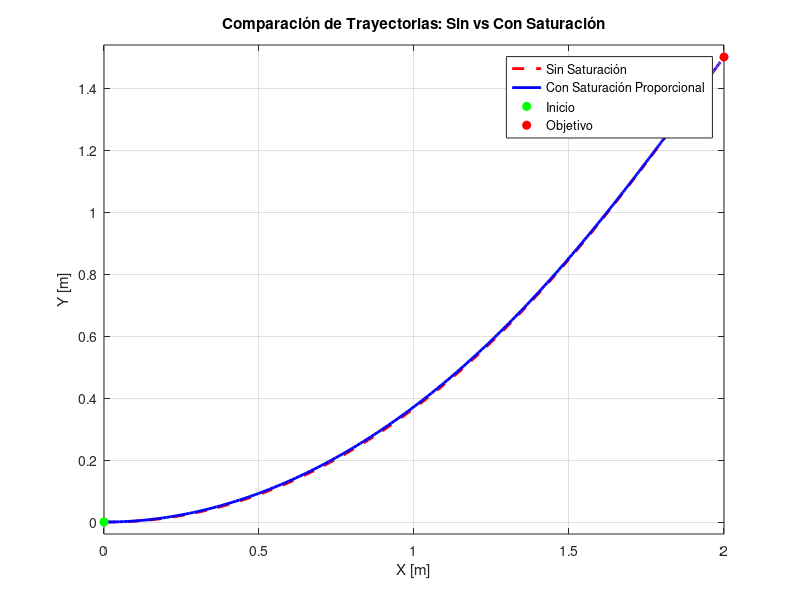
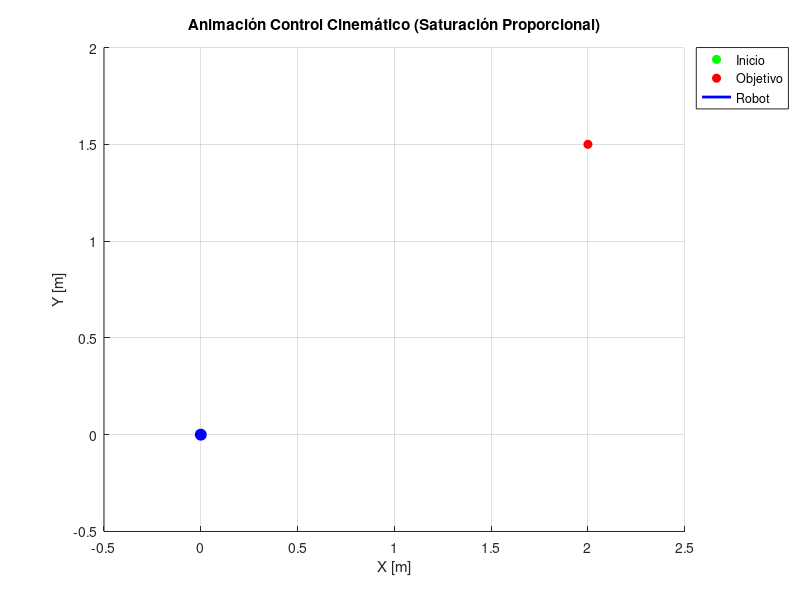

Reproduce these figures in MATLAB, in order. (Note: this script raises an error after producing the figures.)
clear; clc; close all;

% 1. Parámetros del robot y simulación
r = 0.06;         % Radio de rueda [m]
L = 0.37;         % Distancia entre ruedas [m]
dt = 0.02;        % Paso de tiempo [s]
T_max = 20;       % Tiempo máximo [s]
t = 0:dt:T_max;

% 2. Parámetros del controlador (según la tabla del reporte)
kp = 0.8;
k_theta = 2.5;
tol = 0.02;       % Tolerancia de llegada [m]
w_max = 12.0;     % theta_dot_max [rad/s]

% 3. Condiciones iniciales y objetivo
x0 = 0; y0 = 0; theta0 = 0;
xg = 2.0; yg = 1.5; thetag = pi/4;  % Ajusta a tu punto objetivo asignado

N = length(t);

%% ========================================================================
%  SIMULACIÓN 1: SIN SATURACIÓN
%  ========================================================================
q_sin = zeros(3, N);
q_sin(:,1) = [x0; y0; theta0];
wD_sin = zeros(1, N); wI_sin = zeros(1, N);
u_sin = zeros(1, N);  w_sin = zeros(1, N);
err_pos_sin = zeros(1, N); err_ang_sin = zeros(1, N);
t_llegada_sin = T_max;

for k = 1:N-1
    x = q_sin(1,k); y = q_sin(2,k); th = q_sin(3,k);
    
    dx = xg - x; dy = yg - y;
    rho = sqrt(dx^2 + dy^2);
    err_pos_sin(k) = rho;
    
    if rho < tol && t_llegada_sin == T_max
        t_llegada_sin = t(k);
    end
    if rho < tol
        q_sin(:, k+1:end) = repmat(q_sin(:,k), 1, N-k);
        break;
    end
    
    alpha = atan2(dy, dx) - th;
    alpha = atan2(sin(alpha), cos(alpha)); % Normalizar
    err_ang_sin(k) = alpha;
    
    % Control
    u = kp * rho;
    w = k_theta * alpha;
    
    % Velocidades de ruedas
    wD = (u + (w * L / 2)) / r;
    wI = (u - (w * L / 2)) / r;
    
    wD_sin(k) = wD; wI_sin(k) = wI;
    u_sin(k) = u;   w_sin(k) = w;
    
    % Integración
    q_sin(1, k+1) = q_sin(1,k) + u * cos(th) * dt;
    q_sin(2, k+1) = q_sin(2,k) + u * sin(th) * dt;
    q_sin(3, k+1) = q_sin(3,k) + w * dt;
end

%% ========================================================================
%  SIMULACIÓN 2: CON SATURACIÓN PROPORCIONAL
%  ========================================================================
q_con = zeros(3, N);
q_con(:,1) = [x0; y0; theta0];
wD_con = zeros(1, N); wI_con = zeros(1, N);
u_con = zeros(1, N);  w_con = zeros(1, N);
err_pos_con = zeros(1, N); err_ang_con = zeros(1, N);
t_llegada_con = T_max;

for k = 1:N-1
    x = q_con(1,k); y = q_con(2,k); th = q_con(3,k);
    
    dx = xg - x; dy = yg - y;
    rho = sqrt(dx^2 + dy^2);
    err_pos_con(k) = rho;
    
    if rho < tol && t_llegada_con == T_max
        t_llegada_con = t(k);
    end
    if rho < tol
        q_con(:, k+1:end) = repmat(q_con(:,k), 1, N-k);
        break;
    end
    
    alpha = atan2(dy, dx) - th;
    alpha = atan2(sin(alpha), cos(alpha));
    err_ang_con(k) = alpha;
    
    % Control sin saturar
    u = kp * rho;
    w = k_theta * alpha;
    
    wD = (u + (w * L / 2)) / r;
    wI = (u - (w * L / 2)) / r;
    
    % --- SATURACIÓN PROPORCIONAL ---
    max_solicitado = max(abs([wD, wI]));
    if max_solicitado > w_max
        factor = w_max / max_solicitado;
        wD = wD * factor;
        wI = wI * factor;
    end
    
    % Recalcular velocidades lineales y angulares reales
    u_sat = (r/2) * (wD + wI);
    w_sat = (r/L) * (wD - wI);
    
    wD_con(k) = wD; wI_con(k) = wI;
    u_con(k) = u_sat; w_con(k) = w_sat;
    
    % Integración
    q_con(1, k+1) = q_con(1,k) + u_sat * cos(th) * dt;
    q_con(2, k+1) = q_con(2,k) + u_sat * sin(th) * dt;
    q_con(3, k+1) = q_con(3,k) + w_sat * dt;
end

%% ========================================================================
%  DESPLIEGUE DE RESULTADOS PARA LA TABLA 8.2
%  ========================================================================
disp('======================================================');
disp('            TABLA 8.2 COMPARACIÓN DE DESEMPEÑO        ');
disp('======================================================');
fprintf('Error final (m):          Sin: %.4f | Con: %.4f\n', err_pos_sin(end-1), err_pos_con(end-1));
fprintf('Tiempo de llegada (s):    Sin: %.2f   | Con: %.2f\n', t_llegada_sin, t_llegada_con);
fprintf('wD maxima (rad/s):        Sin: %.2f  | Con: %.2f\n', max(abs(wD_sin)), max(abs(wD_con)));
fprintf('wI maxima (rad/s):        Sin: %.2f  | Con: %.2f\n', max(abs(wI_sin)), max(abs(wI_con)));

%% ========================================================================
%  GRÁFICA COMPARATIVA (Resultados 8.1 - Ítem 8)
%  ========================================================================
figure(1);
plot(q_sin(1,:), q_sin(2,:), 'r--', 'LineWidth', 2); hold on;
plot(q_con(1,:), q_con(2,:), 'b-', 'LineWidth', 2);
plot(x0, y0, 'go', 'MarkerFaceColor', 'g');
plot(xg, yg, 'ro', 'MarkerFaceColor', 'r');
grid on; axis equal;
title('Comparación de Trayectorias: Sin vs Con Saturación');
xlabel('X [m]'); ylabel('Y [m]');
legend('Sin Saturación', 'Con Saturación Proporcional', 'Inicio', 'Objetivo');

%% ========================================================================
%  GENERACIÓN DE ANIMACIÓN GIF (control_cinematico.gif)
%  ========================================================================
gifFilename = 'control_cinematico.gif';
figAnim = figure(2);
set(figAnim, 'Position', [100, 100, 750, 600]);

hold on; grid on; axis equal;
xlabel('X [m]'); ylabel('Y [m]');
title('Animación Control Cinemático (Saturación Proporcional)');

margin = 0.5;
xlim([min([q_con(1,:), xg]) - margin, max([q_con(1,:), xg]) + margin]);
ylim([min([q_con(2,:), yg]) - margin, max([q_con(2,:), yg]) + margin]);

plot(x0, y0, 'go', 'MarkerFaceColor', 'g', 'DisplayName', 'Inicio');
plot(xg, yg, 'ro', 'MarkerFaceColor', 'r', 'DisplayName', 'Objetivo');

hPath = plot(nan, nan, 'b-', 'LineWidth', 2, 'DisplayName', 'Robot');
hRobot = plot(nan, nan, 'bo', 'MarkerFaceColor', 'b', 'MarkerSize', 8, 'HandleVisibility', 'off');

legend('Location', 'bestoutside');
paso_frame = 3;

for k = 1:paso_frame:N
    set(hPath, 'XData', q_con(1, 1:k), 'YData', q_con(2, 1:k));
    set(hRobot, 'XData', q_con(1, k), 'YData', q_con(2, k));
    drawnow;
    
    frame = getframe(figAnim);
    im = frame2im(frame);
    [imind, cm] = rgb2ind(im, 256);
    
    if k == 1
        imwrite(imind, cm, gifFilename, 'gif', 'Loopcount', inf, 'DelayTime', dt * paso_frame);
    else
        imwrite(imind, cm, gifFilename, 'gif', 'WriteMode', 'append', 'DelayTime', dt * paso_frame);
    end
end

disp('------------------------------------------------------');
disp('¡Animación guardada como control_cinematico.gif!');
